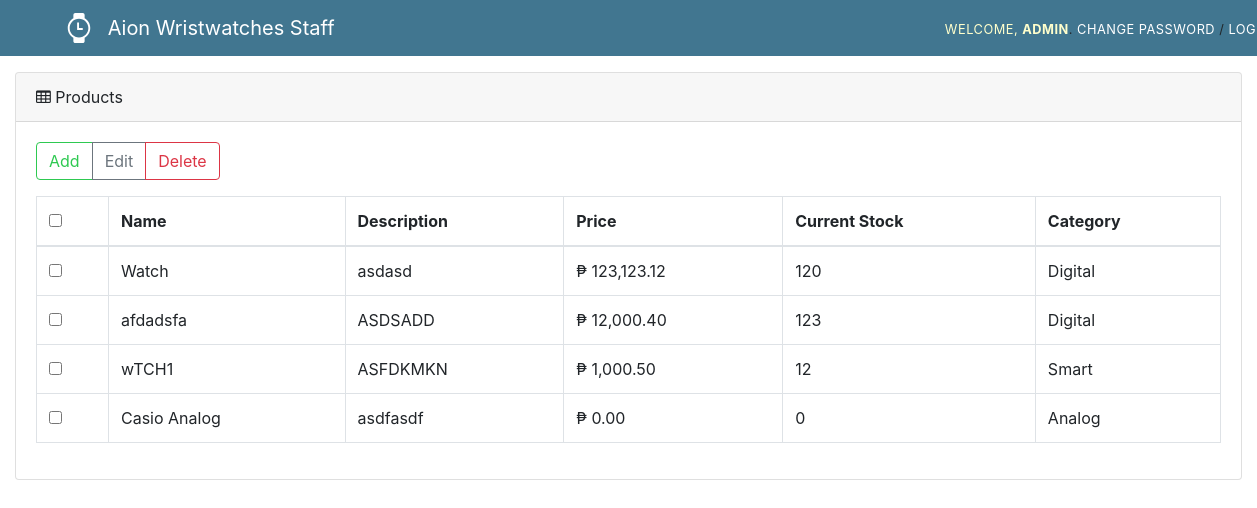
The app's page /prodman/ (signed in), older data.
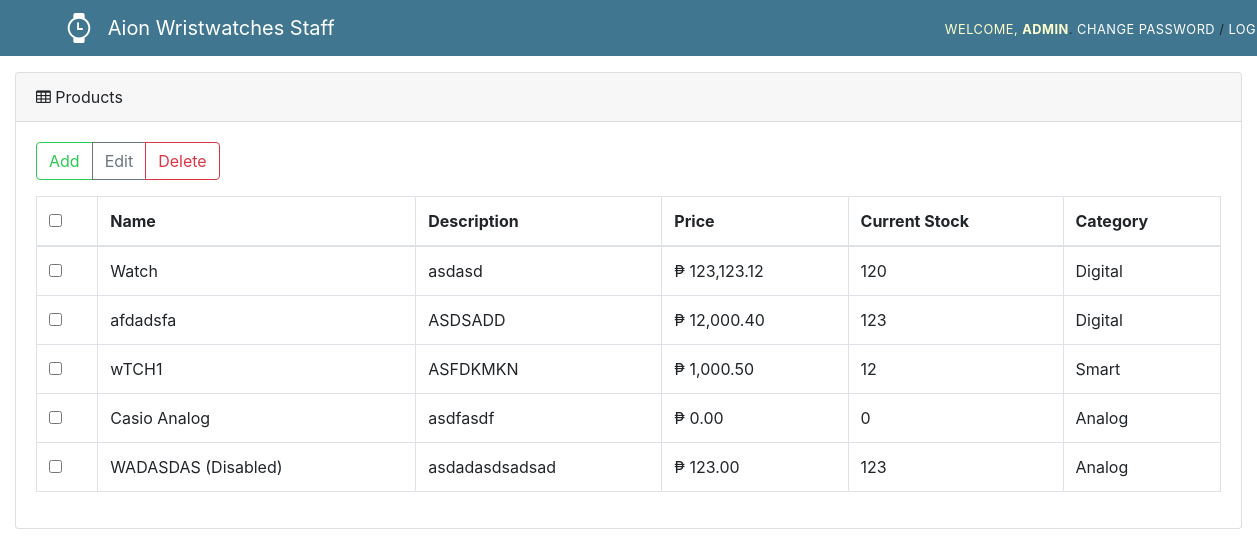
The same page, newer data.
### ecommerce/models.py (models this page shows, shortened)
class Product(models.Model):
    prodname = models.CharField(max_length=100)
    description = models.CharField(max_length=300)
    price = models.DecimalField(default=0.00, max_digits=20, decimal_places=2, validators=[MinValueValidator(0)])
    initialstock = models.PositiveIntegerField(default=0)
    quantity = models.PositiveIntegerField(default=0)
    CHOICES = (
        ('Analog', 'Analog'),
        ('Digital', 'Digital'),
        ('Smart', 'Smart'),
    )
    category = models.CharField(max_length=7, choices=CHOICES)
    image = models.ImageField(upload_to='ecommerce/static/product_images/', blank=True)
    is_active = models.BooleanField(default=True)
    class Meta:
        verbose_name_plural = "Products"

### ecommerce/views.py (the view)
# urls.py: url(r'^prodman/$', views.prodman, name='prodman'),
def prodman(request):
    product_list = Product.objects.all()
    context = {
        'product_list': product_list,
    }
    return render(request, 'ecommerce/prodman.html', context)

### ecommerce/templates/ecommerce/prodman.html (shortened to what this page needs)
{% extends 'ecommerce/extends/header3.html' %}
{% load static %}
{% load humanize %}
{% block body %}
    <div class="container-fluid">
    <div class="card mt-3">
      <div class="card-header">
        <i class="fa fa-table"></i> Products
      </div>
      <div class="card-body">
        <div class="btn-group" role="group">
          <button type="button" class="btn btn-outline-success" id="btnAdd">Add</button>
          <button type="button" class="btn btn-outline-secondary" id="btnEdit">Edit</button>
          <button type="button" class="btn btn-outline-danger" id="btnDelete">Delete</button>
        </div>
        <table class="table table-bordered mt-3">
          <thead>
            <tr>
              <th scope="col"><input type="checkbox"></th>
              <th scope="col">Name</th>
              <th scope="col">Description</th>
              <th scope="col">Price</th>
              <th scope="col">Current Stock</th>
              <th scope="col">Category</th>
            </tr>
          </thead>
          <tbody>
            {% for product in product_list %}
              <tr>
                <td><input type="checkbox" data-type="check_product" data-id="{{ product.id }}"></td>
                <td data-id="{{ product.id }}" data-type="name">{{ product.prodname }}{% if not product.is_active %} (Disabled){% endif %}</td>
                <td data-id="{{ product.id }}" data-type="description">{{ product.description }}</td>
                <td data-id="{{ product.id }}" data-type="price">&#x20B1 {{ product.price|intcomma }}</td>
                <td data-id="{{ product.id }}" data-type="quantity">{{ product.quantity }}</td>
                <td data-id="{{ product.id }}" data-type="category">{{ product.category }}</td>
              </tr>
            {% endfor %}
          </tbody>
        </table>
      </div>
    </div>
    </div>
{% endblock %}

Row changes from the older to the newer data that the page shows:
added Product: prodname "WADASDAS", is_active "(Disabled)", description "asdadasdsadsad", price "123.00", quantity "123", category "Analog"
